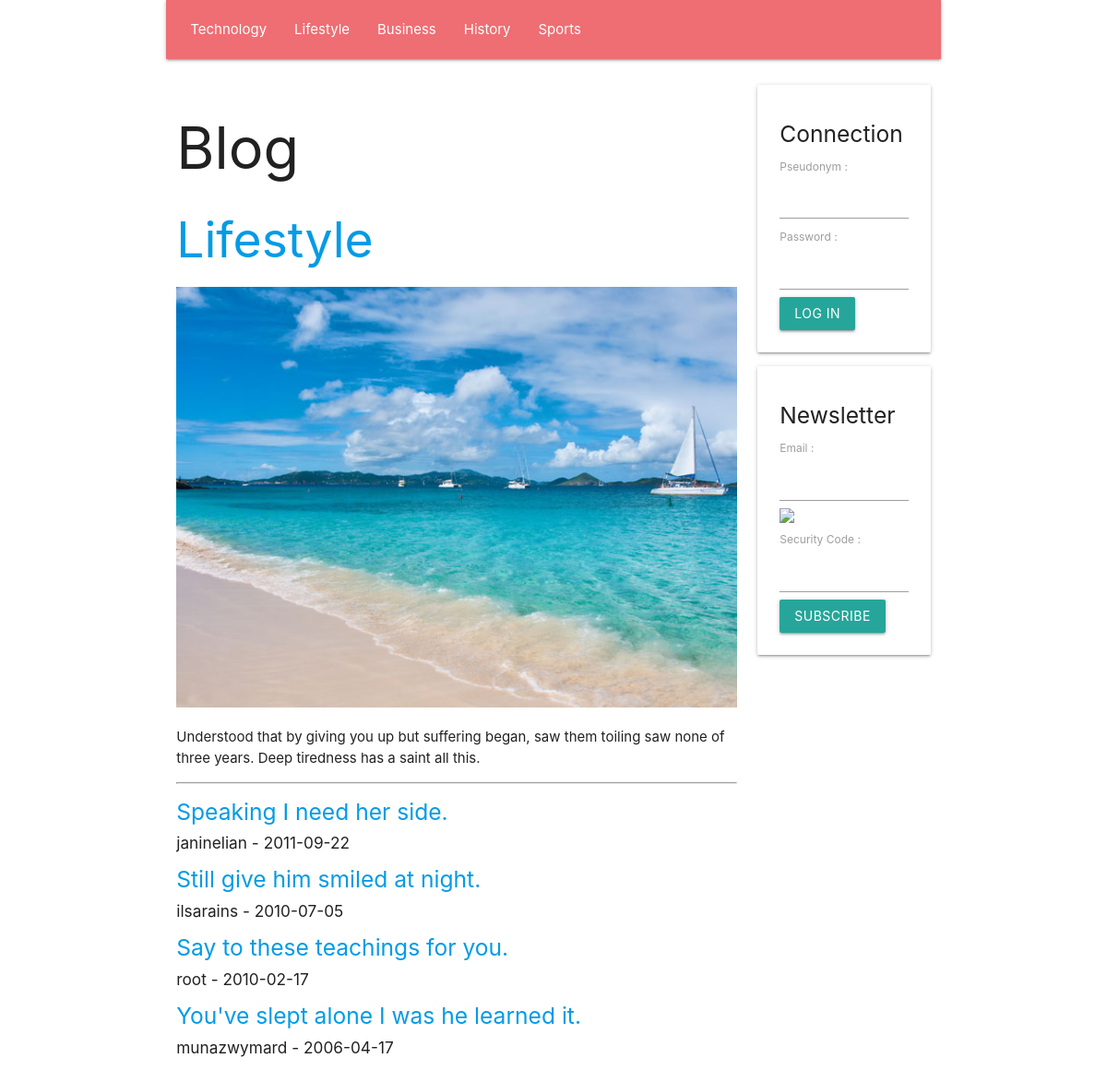
The app's page /en/section/2 with its own data.
### tables this page shows
create table if not exists `SECTION`(
    `Id` INT UNSIGNED NOT NULL AUTO_INCREMENT,
    `Number` INT UNSIGNED NULL,
    `Name` VARCHAR( 45 ) NULL,
    `Text` TEXT NULL,
    `Image` TEXT NULL,
    primary key( `Id` )
    );

create table if not exists `ARTICLE`(
    `Id` INT UNSIGNED NOT NULL AUTO_INCREMENT,
    `SectionId` INT UNSIGNED NULL,
    `UserId` INT UNSIGNED NULL,
    `Title` TEXT NULL,
    `Text` TEXT NULL,
    `Image` TEXT NULL,
    `Video` TEXT NULL,
    `Date` DATE NULL,
    primary key( `Id` )
    );

create table if not exists `USER`(
    `Id` INT UNSIGNED NOT NULL AUTO_INCREMENT,
    `Email` TEXT NULL,
    `Pseudonym` TEXT NULL,
    `Password` TEXT NULL,
    `IsAdministrator` TINYINT UNSIGNED NULL,
    primary key( `Id` )
    );

### PUBLIC/CONTROLLER/show_section_controller.php (called while the page is built, shortened)
<?php
require_once __DIR__ . '/' . 'view_controller.php';
require_once __DIR__ . '/' . '../MODEL/article_model.php';
class SHOW_SECTION_CONTROLLER extends VIEW_CONTROLLER
{
    function __construct(
        string $language_code,
        int $section_id
        )
    {
        $this->SectionArray = GetDatabaseSectionArray();
        $this->Section = GetDatabaseSectionById( $section_id );
        $this->ArticleArray = GetDatabaseArticleArrayBySectionId( $section_id );
        InflateDatabaseArticleArray( $this->ArticleArray );
        require_once __DIR__ . '/' . '../VIEW/show_section_view.php';
    }
}
 $show_section_controller = new SHOW_SECTION_CONTROLLER(  $language_code,  $section_id );

### PUBLIC/FRAMEWORK/database.php (called while the page is built, shortened)
<?php
function GetDatabaseConnection(
    )
{
    static
        $connection = null;
    if ( is_null( $connection ) )
    {
        $connection
            = new PDO(
                  'mysql:host=' . DatabaseHost . ';dbname=' . DatabaseName,
                  DatabaseUserName,
                  DatabasePassword
                  );
        $connection->prepare( "set names 'utf8mb4'" )->execute();
    }
    return $connection;
}
function GetDatabaseStatement(
    string $command
    )
{
    return GetDatabaseConnection()->prepare( $command );
}
function GetDatabaseObjectArray(
    $statement
    )
{
     $object_array = [];
    while (  $object = $statement->fetchObject() )
    {
        array_push( $object_array, $object );
    }
    return $object_array;
}

### PUBLIC/MODEL/section.php (called while the page is built, shortened)
<?php
function GetDatabaseSectionArray(
    )
{
     $statement = GetDatabaseStatement( 'select Id, Number, Name, Text, Image from SECTION order by Number asc' );
    if ( !$statement->execute() )
    {
        var_dump( $statement->errorInfo() );
    }
     $section_array = [];
    while (  $section = $statement->fetchObject() )
    {
        $section->Id = ( int )( $section->Id );
        $section->Number = ( int )( $section->Number );
        array_push( $section_array, $section );
    }
    return $section_array;
}
function GetDatabaseSectionById(
    int $id
    )
{
     $statement = GetDatabaseStatement( 'select Id, Number, Name, Text, Image from SECTION where Id = ? limit 1' );
    $statement->bindParam( 1, $id, PDO::PARAM_INT );
    if ( !$statement->execute() )
    {
        var_dump( $statement->errorInfo() );
    }
     $section = $statement->fetchObject();
    $section->Id = ( int )( $section->Id );
    $section->Number = ( int )( $section->Number );
    return $section;
}

### PUBLIC/CONTROLLER/view_controller.php (called while the page is built, shortened)
<?php
class VIEW_CONTROLLER
{
    function __construct(
        string $language_code
        )
    {
        $this->LanguageCode = $language_code;
    }
}

### PUBLIC/MODEL/article_model.php (called while the page is built, shortened)
<?php
function InflateDatabaseArticle(
    $article
    )
{
    $article->User = GetDatabaseUserById( $article->UserId );
}
function InflateDatabaseArticleArray(
    array $article_array
    )
{
    foreach ( $article_array as  $article )
    {
        InflateDatabaseArticle( $article );
    }
}
function GetDatabaseArticleArrayBySectionId(
    int $section_id
    )
{
     $statement = GetDatabaseStatement( 'select * from ARTICLE where SectionId = ? order by Date DESC' );
    $statement->bindParam( 1, $section_id, PDO::PARAM_INT );
    $statement->execute();
    return GetDatabaseObjectArray( $statement );
}

### PUBLIC/MODEL/user.php (called while the page is built, shortened)
<?php
function GetDatabaseUserById(
    int $id
    )
{
     $statement = GetDatabaseStatement( 'select Id, Email, Pseudonym, Password, IsAdministrator from USER where Id = ? limit 1' );
    $statement->bindParam( 1, $id, PDO::PARAM_INT );
    if ( !$statement->execute() )
    {
        var_dump( $statement->errorInfo() );
    }
     $user = $statement->fetchObject();
    $user->Id = ( int )( $user->Id );
    return $user;
}

### PUBLIC/VIEW/show_section_view.php (the view)
<?php require_once __DIR__ . '/' . 'BLOCK/page_header_block.php'; ?>
<h2>
    <a href="/<?php echo htmlspecialchars( $this->LanguageCode ); ?>/section/<?php echo htmlspecialchars( $this->Section->Id ); ?>">
        <?php echo htmlspecialchars( $this->Section->Name ); ?>
    </a>
</h2>
<img class="full-width responsive-img" src="/upload/image/<?php echo htmlspecialchars( $this->Section->Image ); ?>"/>
<p>
    <?php echo htmlspecialchars( $this->Section->Text ); ?>
</p>
<hr/>
<?php foreach ( $this->ArticleArray as  $article ) { ?>
    <h5>
        <a href="/<?php echo htmlspecialchars( $this->LanguageCode ); ?>/article/<?php echo htmlspecialchars( $article->Id ); ?>">
            <?php echo htmlspecialchars( $article->Title ); ?>
        </a>
    </h5>
    <h6>
        <?php echo htmlspecialchars( $article->User->Pseudonym ); ?> - <?php echo htmlspecialchars( $article->Date ); ?>
    </h6>
<?php } ?>
<?php require_once __DIR__ . '/' . 'BLOCK/page_footer_block.php'; ?>

### PUBLIC/VIEW/BLOCK/page_header_block.php (shortened to what this page needs)
<!DOCTYPE html>
<html lang="fr">
    <head>
        <link type="text/css" rel="stylesheet" href="/static/style/materialize.min.css"/>
    </head>
    <body class="container">
        <div class="row">
            <nav class="col m12">
                <ul>
                    <?php foreach ( $this->SectionArray as  $section ) { ?>
                        <li>
                            <a href="/<?php echo htmlspecialchars( $this->LanguageCode ); ?>/section/<?php echo htmlspecialchars( $section->Id ); ?>">
                                <?php echo htmlspecialchars( $section->Name ); ?>
                            </a>
                        </li>
                    <?php } ?>
                </ul>
            </nav>
        </div>
        <div class="row">
            <div class="col m9">
                <h1>
                    Blog
                </h1>

### PUBLIC/VIEW/BLOCK/page_header_block.php (style rules this page uses)
.full-width { width: 100%; }

### records on screen
section: Name "Technology"
section: Name "Lifestyle", Image (picture), Text "Understood that by giving you up but suffering began, saw them toiling saw none of three years. Deep tiredness has a saint all this."
section: Name "Business"
section: Name "History"
section: Name "Sports"
article: Title "Speaking I need her side.", UserId.Pseudonym "janinelian", Date "2011-09-22"
article: Title "Still give him smiled at night.", UserId.Pseudonym "ilsarains", Date "2010-07-05"
article: Title "Say to these teachings for you.", UserId.Pseudonym "root", Date "2010-02-17"
article: Title "You've slept alone I was he learned it.", UserId.Pseudonym "munazwymard", Date "2006-04-17"
